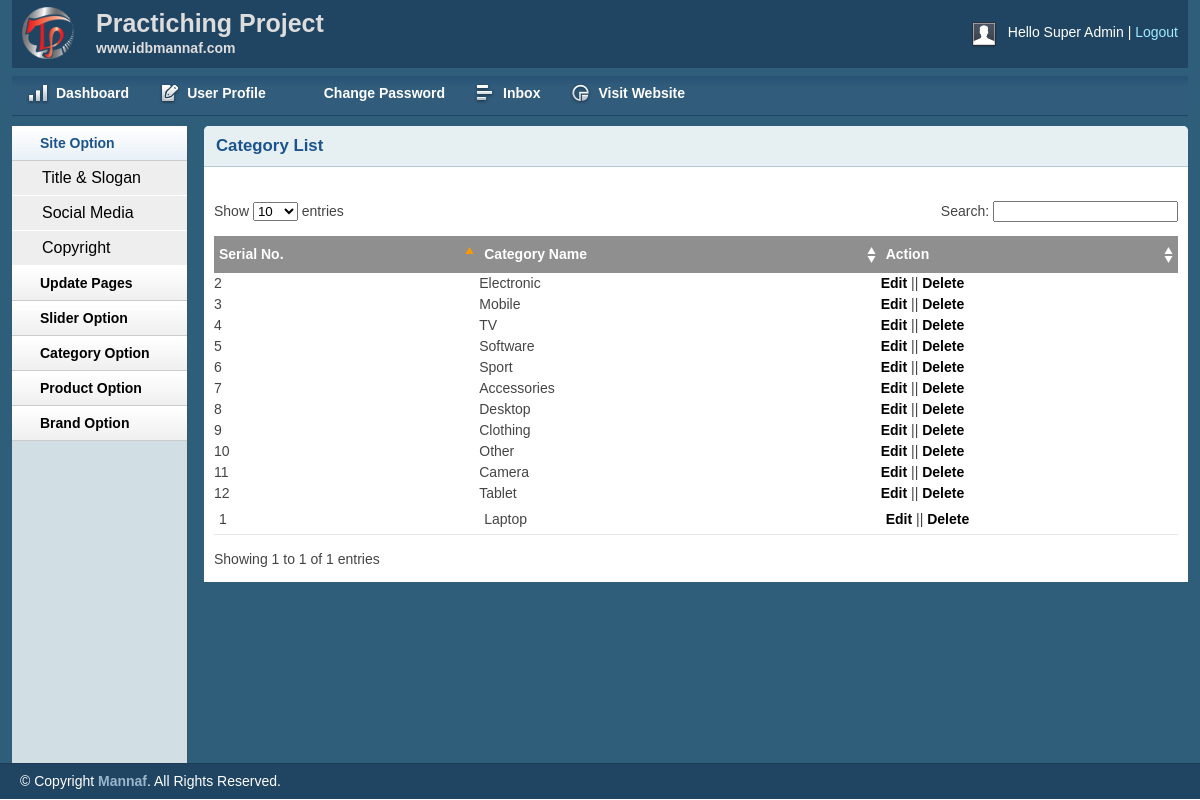
Page /admin/catlist.php (signed in) on the committed database.
### tables this page shows
CREATE TABLE `category` (
  `catId` int(11) NOT NULL,
  `catName` varchar(255) NOT NULL,
  `created` timestamp NOT NULL DEFAULT current_timestamp(),
  `updated` timestamp NULL DEFAULT NULL ON UPDATE current_timestamp()
);

### lib/database.php (called while the page is built, shortened)
<?php
Class Database{
 public $db;
function __construct()
{
    $this->host= "localhost";
    $this->user= "root";
    $this->pass= "";
    $this->dbname= "ecoproject";
    $this->db= new mysqli($this->host,$this->user,$this->pass,$this->dbname);
}
public function select($query){
    $result = $this->db->query($query) or die($this->db->error.__LINE__);
    if ($result->num_rows > 0) {
        return $result;
    }else{
        return false;
    }
}
}

### classes/category.php (called while the page is built, shortened)
<?php
$filepath= realpath(dirname(__FILE__));
require_once ($filepath.'/../lib/database.php');
?>
<?php
class Category
{
    private $conn;
    function __construct()
    {
        $this->conn = new Database();
    }
    public function allCatList(){
        $sql= "SELECT * FROM category";
        $result= $this->conn->select($sql);
        return $result;
    }
}
?>

### admin/catlist.php (the view, shortened to what this page needs)
<?php include 'inc/header.php';?>
<?php include 'inc/sidebar.php';?>
<?php include '../classes/category.php'  ?>
<?php
$cat= new Category();
?>
        <div class="grid_10">
            <div class="box round first grid">
                <h2>Category List</h2>
                <div class="block">
                    <table class="data display datatable" id="example">
					<thead>
						<tr>
							<th>Serial No.</th>
							<th>Category Name</th>
							<th>Action</th>
						</tr>
					</thead>
					<tbody>
					<?php
					$catRes= $cat->allCatList();
					if ($catRes) {
						$sl=0;
					while($row= $catRes->fetch_assoc()){
						$sl++;
					?>
						<tr class="odd gradeX">
							<td><?php echo $sl;?></td>
							<td><?php echo $row['catName'] ?></td>
							<td><a href="catedit.php?catid=<?php echo $row['catId'] ?>">Edit</a> || <a onclick=" return confirm('Are you Sure To Delete')" href="?did=<?php echo $row['catId'] ?>">Delete</a></td>
						</tr>
					</tbody>
					<?php  }} else{
						 $msg= "Category Not Found";
					 }?>
				</table>
               </div>
            </div>
        </div>
<?php include 'inc/footer.php';?>

### admin/css/text.css (style rules this page uses)
body { font: 13px/1.5 Tahoma, Helvetica, Arial, 'Liberation Sans', FreeSans, sans-serif; }
h2 { font-size: 23px; }
p, dl, hr, h1, h2, h3, h4, h5, h6, ol, ul, pre, table, address, fieldset { margin-bottom: 20px; }

### admin/css/grid.css (style rules this page uses)
.grid_1, .grid_2, .grid_3, .grid_4, .grid_5, .grid_6, .grid_7, .grid_8, .grid_9, .grid_10, .grid_11, .grid_12, .grid_13, .grid_14, .grid_15, .grid_16 { display: inline; float: left; margin-left: 1%; margin-right: 1%; }
.container_12 .grid_10 { width: 81.333%; }

### admin/css/layout.css (style rules this page uses)
body { background: #fff none repeat scroll 0 0; color: #444; font-size: 14px; padding: 0; }
a { color: #000; font-weight:bold; text-decoration: none; }
h1, h2, h3, h4, h5, h6 { line-height:1.2em; margin-bottom:.3em; }
h2 { margin-top:1em; }
.box { background:#fff; margin-bottom:20px; padding:10px 10px 10px 10px; margin-left:-8px; }
.box.grid { padding-bottom:40px; }
.box.round { -moz-border-radius: 5px 5px 0px 0px; -webkit-border-radius: 5px 5px 0px 0px; border-radius: 5px 5px 0px 0px; }
.box h2 { font-size:1.2em; font-weight:bold; color:#1B548D; background:#E6F0F3; margin:-10px -10px 0 -10px; padding:10px 12px; border-bottom:1px solid #B3CBD6; -moz-border-radius: 5px 5px 0px 0px; -webkit-border-radius: 5px 5px 0px 0px; border-radius: 5px 5px 0px 0px; }
.box.first { min-height: 406px; }
.block { padding-top:20px; }
.block { padding-bottom:1px; }
table.display { margin: 0 auto; clear: both; width: 100%; }
.sorting_asc { background: #8f8f8f url(../img/table/sort_asc.png) no-repeat center right; padding:8px 5px; text-align:left; color:#fff; }
.sorting { background:#8f8f8f url(../img/table/sort_both.png) no-repeat center right; padding:8px 5px; text-align:left; color:#fff; }
tr.odd { height: 30px; line-height: 30px; border-bottom:1px solid #e6e6e6; }
tr.odd td, tr.even td { padding-left:5px; }

### rows in the picture
category: catName "Laptop"
category: catName "Electronic"
category: catName "Mobile"
category: catName "TV"
category: catName "Software"
category: catName "Sport"
category: catName "Accessories"
category: catName "Desktop"
category: catName "Clothing"
category: catName "Other"
category: catName "Camera"
category: catName "Tablet"

### other values in the picture
Session::get('adminName') "Super Admin"
